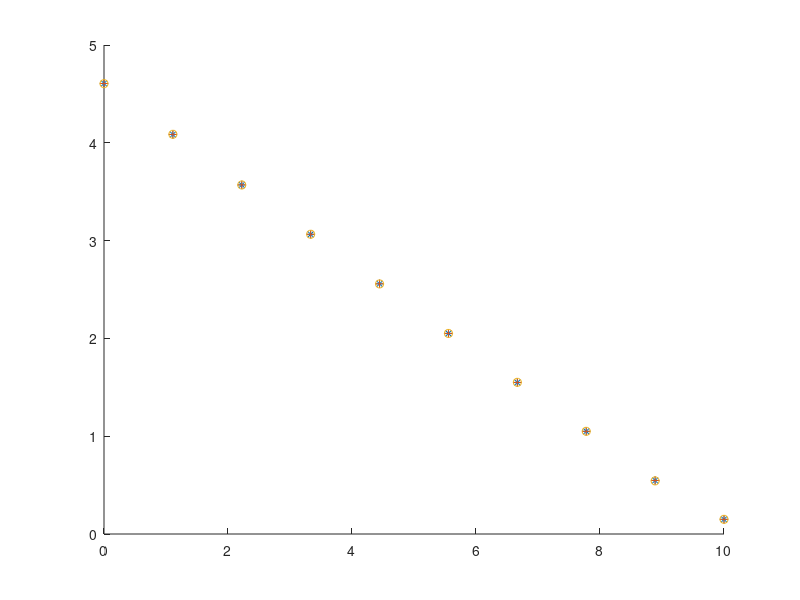

MATLAB code to generate this figure:
DWM_to_wall_offset = 0.025;
number_of_distances_measured = 10;

U0_offset_distances = [4.557, 4.035, 3.519, 3.014, 2.508, 2.001, 1.499, 1.000, 0.497, 0.100];
U0_actual_distances = U0_offset_distances + DWM_to_wall_offset*2;

U1_offset_distances = [4.556, 4.036, 3.520, 3.015, 2.508, 2.001, 1.500, 1.000, 0.498, 0.100];
U1_actual_distances = U1_offset_distances + DWM_to_wall_offset*2;

U2_offset_distances = [4.555, 4.037, 3.519, 3.015, 2.507, 2.001, 1.501, 1.000, 0.493, 0.100];
U2_actual_distances = U2_offset_distances + DWM_to_wall_offset*2;

scatter(linspace(0, number_of_distances_measured, number_of_distances_measured), U0_actual_distances, '*');
hold on
scatter(linspace(0, number_of_distances_measured, number_of_distances_measured), U1_actual_distances, '+');
scatter(linspace(0, number_of_distances_measured, number_of_distances_measured), U2_actual_distances);
hold off

% U0U1 = [
%     4.557, 5.877;
%     4.035, 5.380;
% 
% ];
% 
% scatter(U0U1(:, 1), U0U1(1, :))
